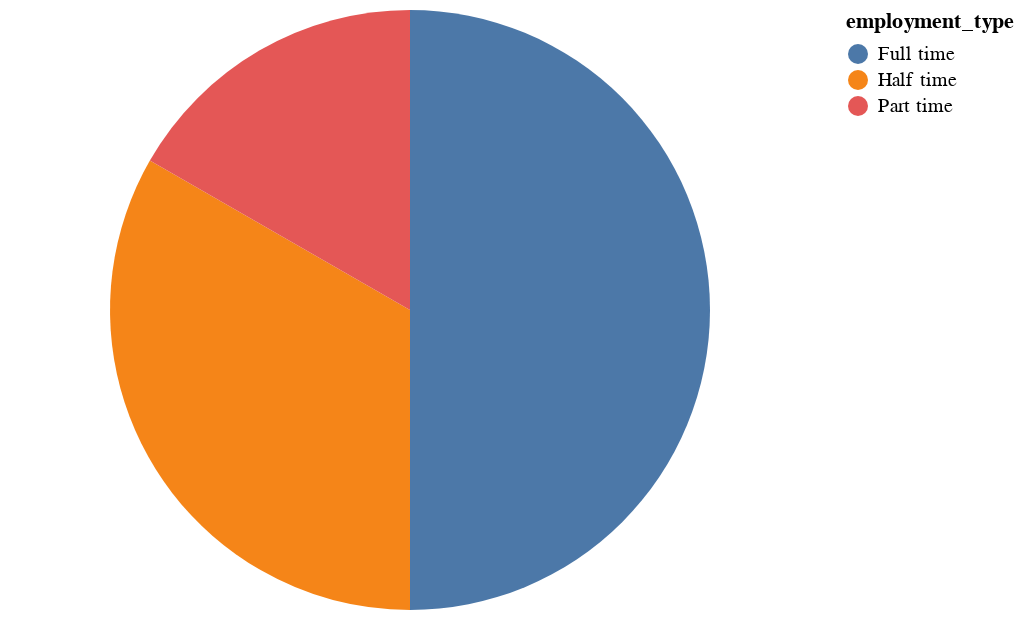

Here is the notebook cell this chart was saved with:
### Code cell
# chart3
data = pd.DataFrame(workers, columns=['id', 'employment_type'])
data = data.groupby(['employment_type']).count()
data = data.rename(columns={'id': 'counts'})
data["counts"] = data["counts"].astype('int32')
data = data.reset_index(level=0)
alt.Chart(data).mark_arc().encode(
    color='employment_type', theta='counts'
)

### Figure 1 — Vega-Lite specification as saved in the notebook (floating-point values rounded to 4 significant figures)
{"config": {"view": {"continuousWidth": 400, "continuousHeight": 300}}, "data": {"name": "data-89aae0ba1479ca0a24b8f13f1e1db499"}, "mark": "arc", "encoding": {"color": {"field": "employment_type", "type": "nominal"}, "theta": {"field": "counts", "type": "quantitative"}}, "$schema": "https://vega.github.io/schema/vega-lite/v4.17.0.json", "datasets": {"data-89aae0ba1479ca0a24b8f13f1e1db499": [{"employment_type": "Full time", "counts": 500}, {"employment_type": "Half time", "counts": 333}, {"employment_type": "Part time", "counts": 167}]}}
